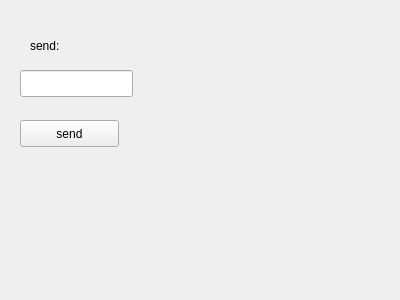
<?xml version="1.0" encoding="UTF-8"?>
<ui version="4.0">
 <class>Widget</class>
 <widget class="QWidget" name="Widget">
  <property name="geometry">
   <rect>
    <x>0</x>
    <y>0</y>
    <width>400</width>
    <height>300</height>
   </rect>
  </property>
  <property name="windowTitle">
   <string>Widget</string>
  </property>
  <widget class="QLabel" name="label">
   <property name="geometry">
    <rect>
     <x>30</x>
     <y>30</y>
     <width>261</width>
     <height>31</height>
    </rect>
   </property>
   <property name="text">
    <string>send:</string>
   </property>
  </widget>
  <widget class="QLineEdit" name="lineEdit">
   <property name="geometry">
    <rect>
     <x>20</x>
     <y>70</y>
     <width>113</width>
     <height>27</height>
    </rect>
   </property>
  </widget>
  <widget class="QPushButton" name="pushButton">
   <property name="geometry">
    <rect>
     <x>20</x>
     <y>120</y>
     <width>99</width>
     <height>27</height>
    </rect>
   </property>
   <property name="text">
    <string>send</string>
   </property>
  </widget>
 </widget>
 <layoutdefault spacing="6" margin="11"/>
 <resources/>
 <connections/>
</ui>
